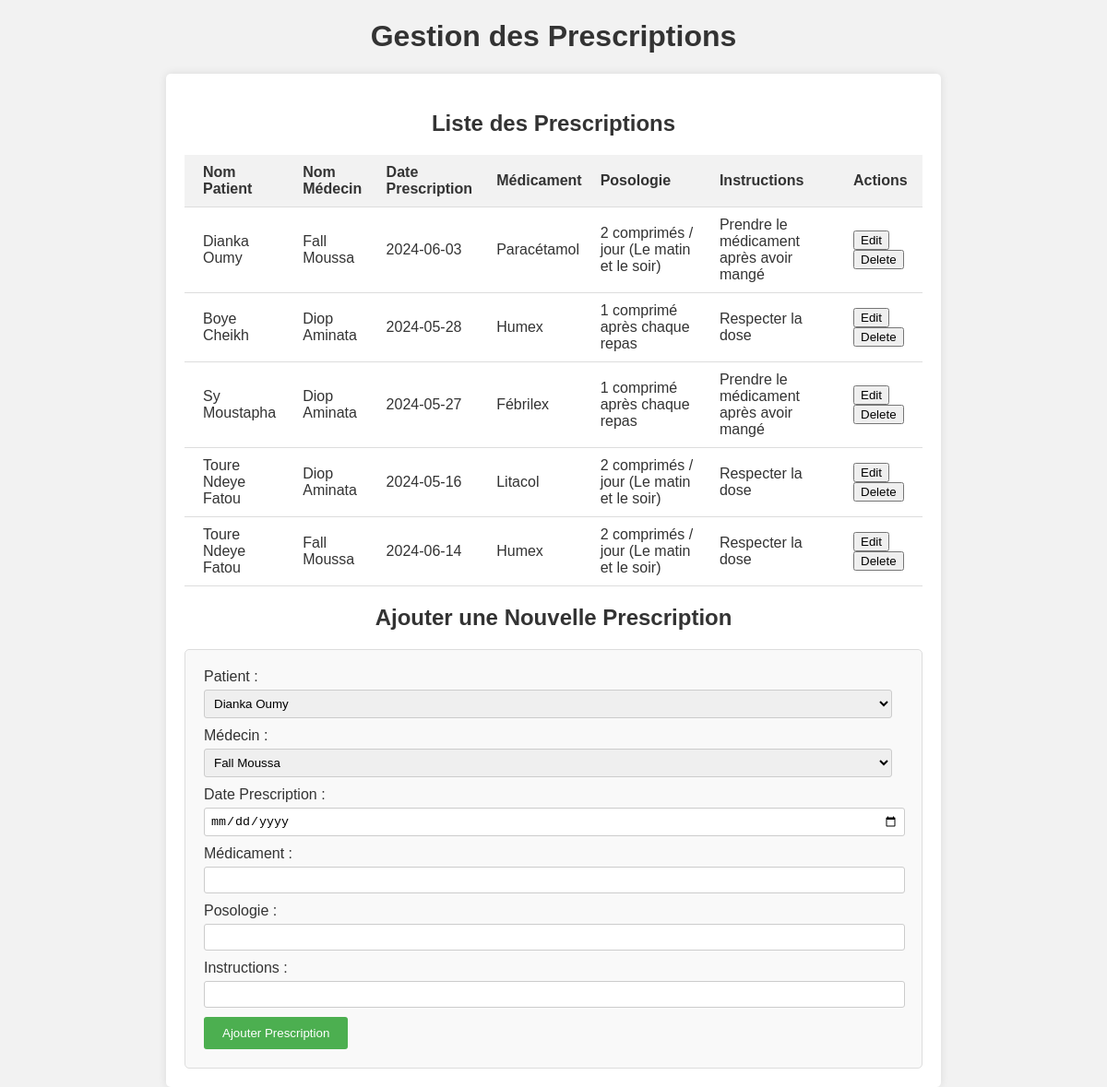
Screenshot of /gestion_prescriptions.php with the database file from the repository.
### tables this page shows
CREATE TABLE `prescriptions` (
  `id` int(11) NOT NULL,
  `patient_id` int(11) DEFAULT NULL,
  `medecin_id` int(11) DEFAULT NULL,
  `date_prescription` date DEFAULT NULL,
  `medicament` varchar(255) DEFAULT NULL,
  `posologie` text DEFAULT NULL,
  `instructions` text DEFAULT NULL
);

CREATE TABLE `patients` (
  `id` int(11) NOT NULL,
  `nom` varchar(100) NOT NULL,
  `prenom` varchar(100) NOT NULL,
  `date_naissance` date DEFAULT NULL,
  `genre` enum('Masculin','Féminin') DEFAULT NULL,
  `adresse` varchar(255) DEFAULT NULL,
  `ville` varchar(100) DEFAULT NULL,
  `code_postal` varchar(10) DEFAULT NULL,
  `pays` varchar(100) DEFAULT NULL,
  `email` varchar(255) DEFAULT NULL,
  `telephone` varchar(20) DEFAULT NULL
);

CREATE TABLE `medecins` (
  `id` int(11) NOT NULL,
  `nom` varchar(100) NOT NULL,
  `prenom` varchar(100) NOT NULL,
  `specialite` varchar(100) DEFAULT NULL,
  `adresse` varchar(255) DEFAULT NULL,
  `ville` varchar(100) DEFAULT NULL,
  `code_postal` varchar(10) DEFAULT NULL,
  `pays` varchar(100) DEFAULT NULL,
  `email` varchar(255) DEFAULT NULL,
  `telephone` varchar(20) DEFAULT NULL
);

### gestion_prescriptions.php (the view, shortened to what this page needs)
<!DOCTYPE html>
<html lang="fr">
<head>
</head>
<body>
    <h1>Gestion des Prescriptions</h1>
    <main>
        <section>
            <h2>Liste des Prescriptions</h2>
            <table>
                <thead>
                    <tr>
                        <th>Nom Patient</th>
                        <th>Nom Médecin</th>
                        <th>Date Prescription</th>
                        <th>Médicament</th>
                        <th>Posologie</th>
                        <th>Instructions</th>
                        <th>Actions</th>
                    </tr>
                </thead>
                <tbody>
                    <?php
                    require_once('config.php');
                    $sql_prescriptions = "SELECT p.id, pa.nom AS nom_patient, pa.prenom AS prenom_patient,
                                          m.nom AS nom_medecin, m.prenom AS prenom_medecin,
                                          p.date_prescription, p.medicament, p.posologie, p.instructions
                                          FROM prescriptions p
                                          JOIN patients pa ON p.patient_id = pa.id
                                          JOIN medecins m ON p.medecin_id = m.id";
                    $result_prescriptions = $conn->query($sql_prescriptions);
                    if ($result_prescriptions->num_rows > 0) {
                        while($row = $result_prescriptions->fetch_assoc()) {
                            echo "<tr>";
                            echo "<td>" . $row["nom_patient"] . " " . $row["prenom_patient"] . "</td>";
                            echo "<td>" . $row["nom_medecin"] . " " . $row["prenom_medecin"] . "</td>";
                            echo "<td>" . $row["date_prescription"] . "</td>";
                            echo "<td>" . $row["medicament"] . "</td>";
                            echo "<td>" . $row["posologie"] . "</td>";
                            echo "<td>" . $row["instructions"] . "</td>";
                            echo "<td><button>Edit</button> <button>Delete</button></td>";
                            echo "</tr>";
                        }
                    } else {
                        echo "<tr><td colspan='7'>Aucune prescription trouvée.</td></tr>";
                    }
                    ?>
                </tbody>
            </table>
        </section>
        <section>
            <h2>Ajouter une Nouvelle Prescription</h2>
            <form action="ajouter_prescription.php" method="post">
                <label for="patient_id">Patient :</label>
                <select id="patient_id" name="patient_id" required>
                    <?php
                    $sql_patients = "SELECT id, nom, prenom FROM patients";
                    $result_patients = $conn->query($sql_patients);
                    if ($result_patients->num_rows > 0) {
                        while($row = $result_patients->fetch_assoc()) {
                            echo "<option value='" . $row["id"] . "'>" . $row["nom"] . " " . $row["prenom"] . "</option>";
                        }
                    } else {
                        echo "<option value=''>Aucun patient trouvé</option>";
                    }
                    ?>
                </select>
                <label for="medecin_id">Médecin :</label>
                <select id="medecin_id" name="medecin_id" required>
                    <?php
                    $sql_medecins = "SELECT id, nom, prenom FROM medecins";
                    $result_medecins = $conn->query($sql_medecins);
                    if ($result_medecins->num_rows > 0) {
                        while($row = $result_medecins->fetch_assoc()) {
                            echo "<option value='" . $row["id"] . "'>" . $row["nom"] . " " . $row["prenom"] . "</option>";
                        }
                    } else {
                        echo "<option value=''>Aucun médecin trouvé</option>";
                    }
                    ?>
                </select>
                <label for="date_prescription">Date Prescription :</label>
                <input type="date" id="date_prescription" name="date_prescription" required>
                <label for="medicament">Médicament :</label>
                <input type="text" id="medicament" name="medicament" required>
                <label for="posologie">Posologie :</label>
                <input type="text" id="posologie" name="posologie" required>
                <label for="instructions">Instructions :</label>
                <input type="text" id="instructions" name="instructions" required>
                <button type="submit">Ajouter Prescription</button>
            </form>
        </section>
    </main>
</body>
</html>

### gestion_prescriptions.php (style rules this page uses)
body { font-family: Arial, sans-serif; margin: 0; padding: 0; background-color: #f2f2f2; color: #333; }
h1, h2 { text-align: center; }
main { max-width: 800px; margin: 0 auto; padding: 20px; background-color: #fff; border-radius: 5px; box-shadow: 0 0 10px rgba(0, 0, 0, 0.1); }
table { width: 100%; border-collapse: collapse; margin-bottom: 20px; }
th, td { padding: 10px; text-align: left; border-bottom: 1px solid #ddd; }
th { background-color: #f2f2f2; }
th:first-child, td:first-child { padding-left: 20px; }
form { border: 1px solid #ddd; padding: 20px; border-radius: 5px; background-color: #f9f9f9; }
label { display: block; margin-bottom: 5px; }
input[type="text"], input[type="date"], input[type="email"], select { width: calc(100% - 12px); padding: 6px; margin-bottom: 10px; border: 1px solid #ccc; border-radius: 3px; }
button[type="submit"] { background-color: #4CAF50; color: white; padding: 10px 20px; border: none; border-radius: 3px; cursor: pointer; }

### rows the page displays
prescriptions: patient.nom "Dianka", patient.prenom "Oumy", medecin.nom "Fall", medecin.prenom "Moussa", date_prescription "2024-06-03", medicament "Paracétamol", posologie "2 comprimés / jour (Le matin et le soir)", instructions "Prendre le médicament après avoir mangé"
prescriptions: patient.nom "Boye", patient.prenom "Cheikh", medecin.nom "Diop", medecin.prenom "Aminata", date_prescription "2024-05-28", medicament "Humex", posologie "1 comprimé après chaque repas", instructions "Respecter la dose"
prescriptions: patient.nom "Sy", patient.prenom "Moustapha", medecin.nom "Diop", medecin.prenom "Aminata", date_prescription "2024-05-27", medicament "Fébrilex", posologie "1 comprimé après chaque repas", instructions "Prendre le médicament après avoir mangé"
prescriptions: patient.nom "Toure", patient.prenom "Ndeye Fatou", medecin.nom "Diop", medecin.prenom "Aminata", date_prescription "2024-05-16", medicament "Litacol", posologie "2 comprimés / jour (Le matin et le soir)", instructions "Respecter la dose"
prescriptions: patient.nom "Toure", patient.prenom "Ndeye Fatou", medecin.nom "Fall", medecin.prenom "Moussa", date_prescription "2024-06-14", medicament "Humex", posologie "2 comprimés / jour (Le matin et le soir)", instructions "Respecter la dose"

### other values shown
form field patient_id "Dianka Oumy"
form field medecin_id "Fall Moussa"
